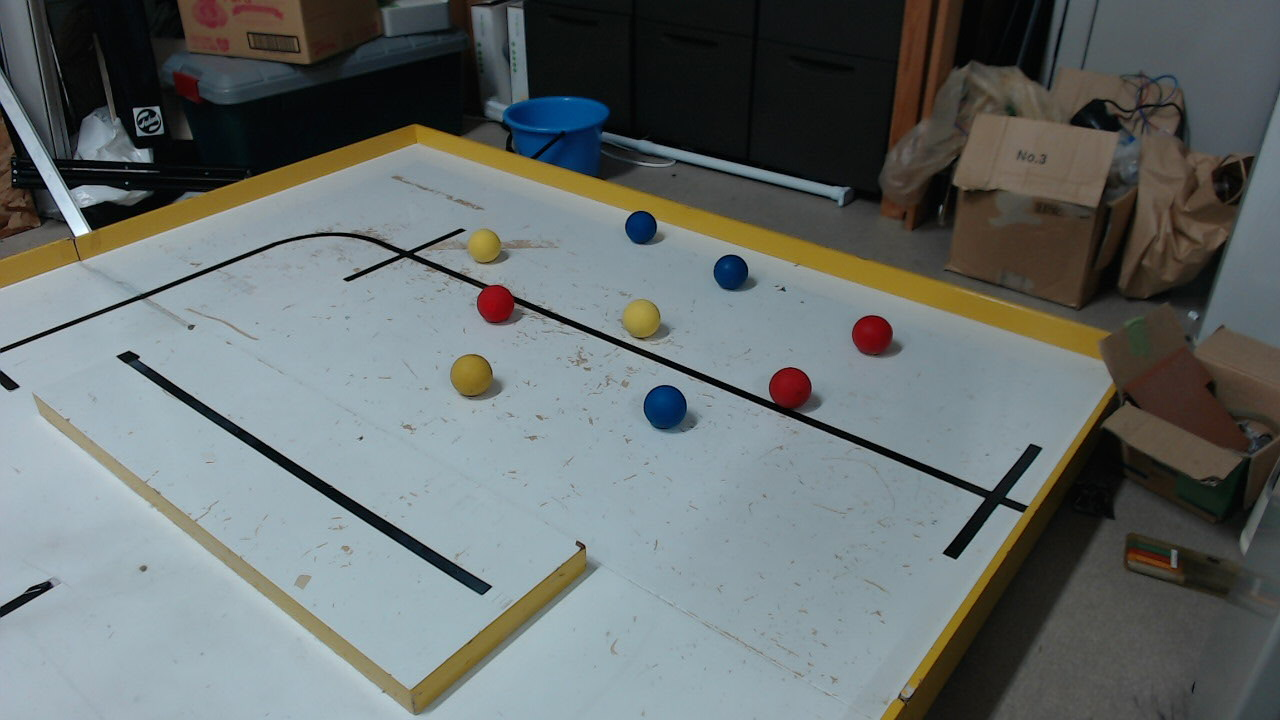
#> input picture ball_kyougidai.jpg, 1280 x 720 px, given in place of the camera
$ python web_test.py
#> lines starting #> are read from the running program, lines starting #| are printed output that depends on the picture; after the words box and inside, x2 and y2 are one past the last pixel; in counts of white or black regions, pixels touching at a corner belong together
import cv2
import numpy as np

def pick_up_blue_ball():
    cap = cv2.VideoCapture(0) #カメラの指定
    #取得した画像のサイズ変換
    cap.set(3, 640)
    cap.set(4, 480)

    #無限ループ
    while True:

        #画像読み込み
        ret,img = cap.read()
#> img is the input picture: shape (720, 1280, 3); mean B, G, R 109.6, 110.3, 103.6
        #画像のサイズを保管
        size = (640,480)
        #原画像保管
        cimg1 = img

        #原画像をhsvに変換
        hsv = cv2.cvtColor(img, cv2.COLOR_BGR2HSV)
#> hsv: shape (720, 1280, 3); mean H, S, V 77.3, 57.9, 117.9

        #下界を設定
        lower_red = np.array([160, 100, 100])

        #上界を設定
        upper_red = np.array([180, 255, 255])

        #マスク作成
        img_mask_red = cv2.inRange(hsv, lower_red, upper_red)
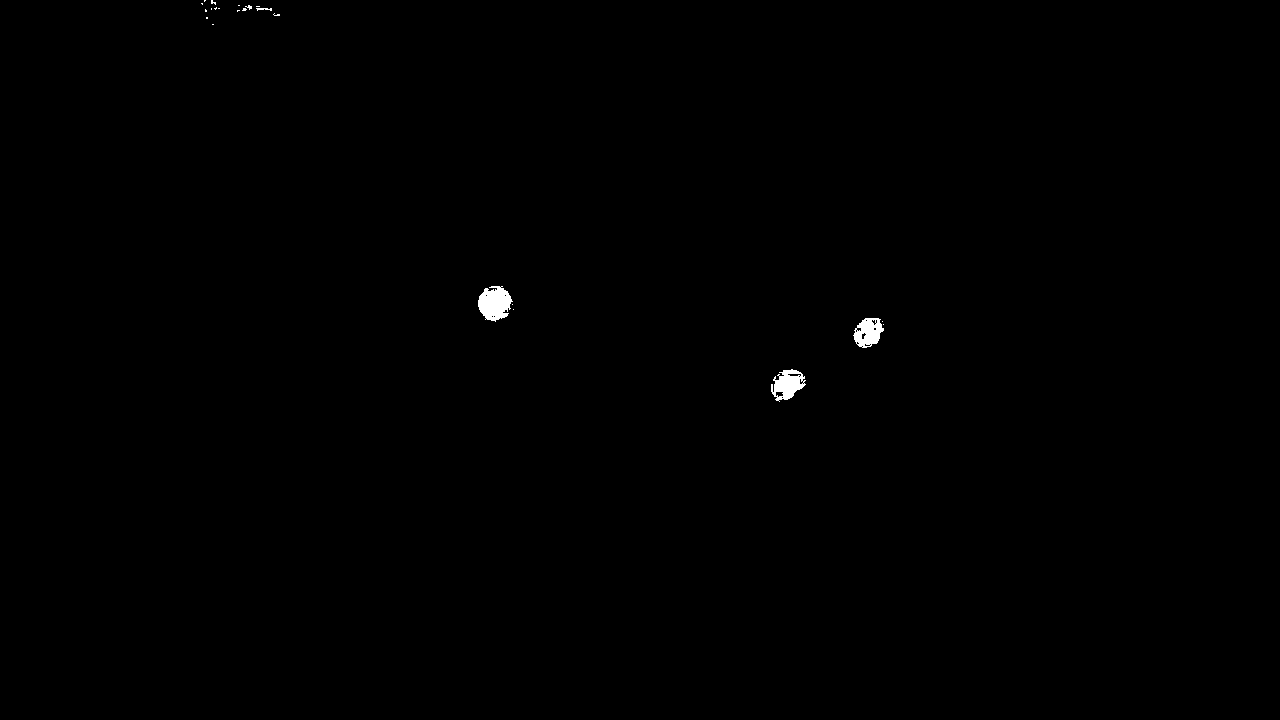
#> img_mask_red: shape (720, 1280); 0.25% white; 23 white regions (19 under 20 px), largest, box (x1, y1, x2, y2) and area: (478, 286, 513, 322) 874, (771, 369, 806, 402) 672, (853, 318, 884, 348) 611, (256, 8, 272, 11) 31

        #下界を設定
        lower_yellow = np.array([20, 80, 10])

        #上界を設定
        upper_yellow = np.array([50, 255, 255])

        #マスク作成
        img_mask_yellow = cv2.inRange(hsv, lower_yellow, upper_yellow)
#> img_mask_yellow: shape (720, 1280); 5.4% white; 704 white regions (624 under 20 px), largest, box (x1, y1, x2, y2) and area: (0, 122, 1113, 360) 27156, (881, 384, 1116, 720) 7670, (387, 548, 586, 712) 4773

        #下界を設定
        lower_blue = np.array([100, 100, 50])

        #上界を設定
        upper_blue = np.array([155, 255, 255])

        #マスク作成
        img_mask_blue = cv2.inRange(hsv, lower_blue, upper_blue)
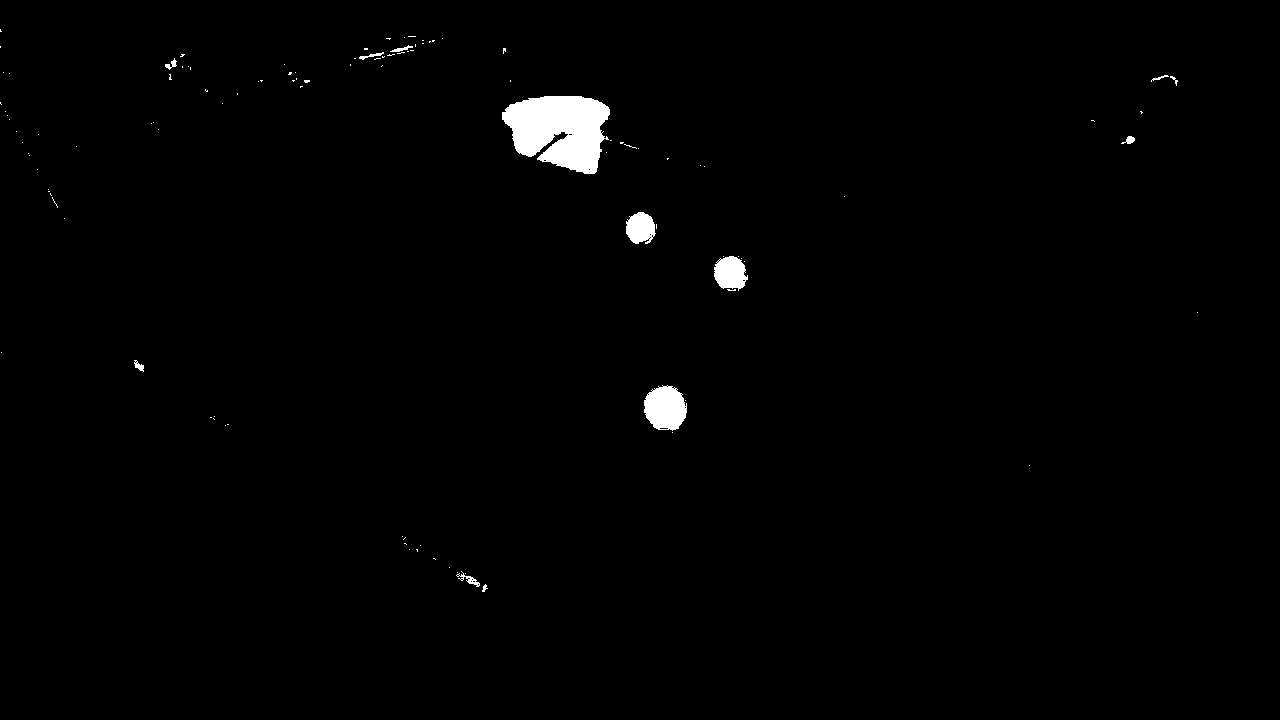
#> img_mask_blue: shape (720, 1280); 1.1% white; 111 white regions (98 under 20 px), largest, box (x1, y1, x2, y2) and area: (502, 96, 610, 174) 5969, (644, 385, 687, 431) 1494, (714, 256, 748, 291) 865

        all_mask = img_mask_red + img_mask_yellow + img_mask_blue
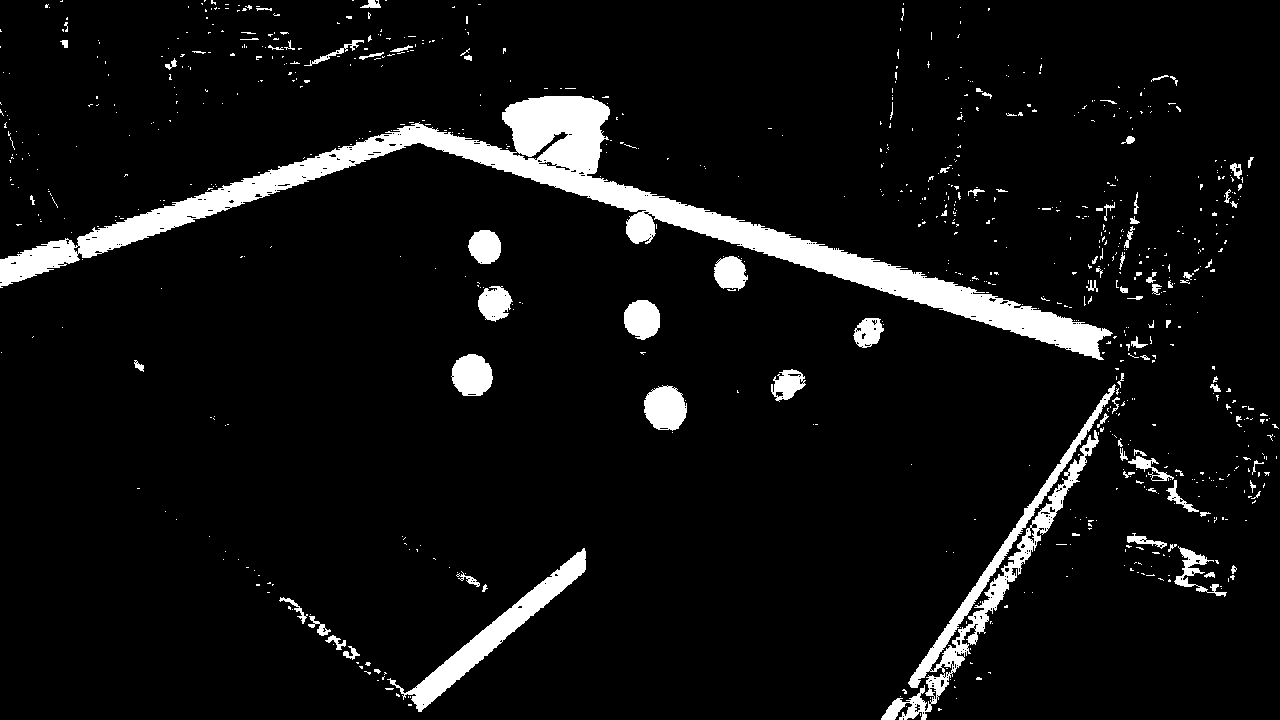
#> all_mask: shape (720, 1280); 6.8% white; 834 white regions (739 under 20 px), largest, box (x1, y1, x2, y2) and area: (0, 96, 1113, 360) 33853, (881, 384, 1116, 720) 7670, (387, 548, 586, 712) 4773

        #マスクと原画像の合成
        img_color_blue = cv2.bitwise_and(img, img, mask=all_mask)


        '''
        ここからハフ変換
        '''

        img = img[:,::-1] #ここでのimgは原画像
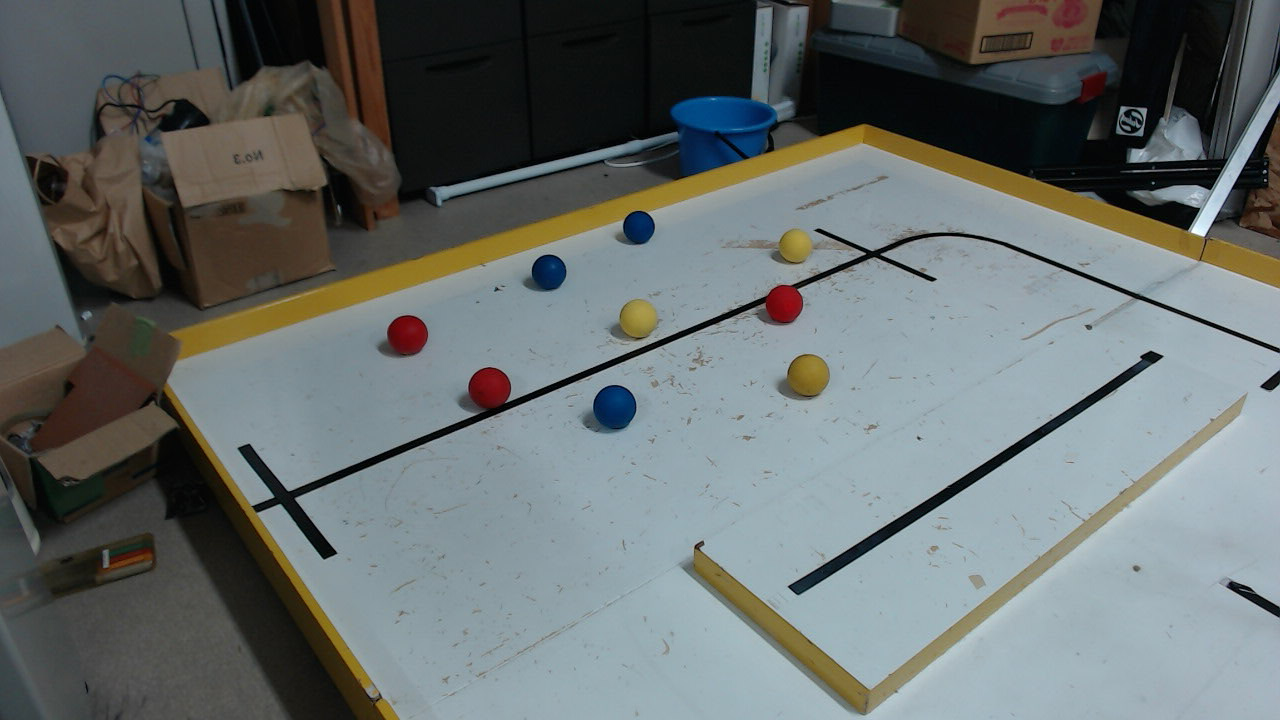
#> img: shape (720, 1280, 3); mean B, G, R 109.6, 110.3, 103.6

        '''
        現在の疑問点：個々で何をしているのか不明
        '''


        img_color_blue = cv2.resize(img_color_blue, size) #画像のリサイズ処理
#> img_color_blue: shape (480, 640, 3)

        img_color_blue = cv2.GaussianBlur(img_color_blue, (33,33), 1) #ガウシアンフィルタを掛けているらしい？cv.GaussianBlur(img, (ax,ay), sigma_x(0の場合自動で指定される))

        cimg2 = img_color_blue# ここで画像の保存


        img_color_blue = cv2.cvtColor(img_color_blue, cv2.COLOR_RGB2GRAY) #画像をグレースケール化（ノイズ等を抽出しやすくするため）
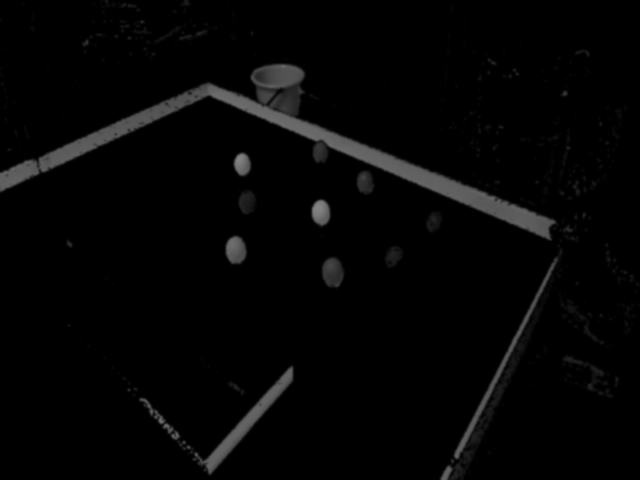
#> img_color_blue: shape (480, 640); min 0, max 132, mean 5

        circles = cv2.HoughCircles(img_color_blue,cv2.HOUGH_GRADIENT,1,20,param1=50,param2=30,minRadius=10,maxRadius=120)
#> circles = None
        if circles is not None:
            circles = np.uint16(np.around(circles))
            for i in circles[0,:]:
                #draw the outer circle
                cv2.circle(cimg1,(i[0],i[1]),i[2],(0,255,0),2)
                #draw the center of the circle
                cv2.circle(cimg1,(i[0],i[1]),2,(0,0,255),3)
        else:
            print("nothing")

        cv2.imshow('orizin',cimg1)
        cv2.imshow('blue',cimg2)
        k = cv2.waitKey(10)
#> (key Esc is pressed here)
        if k == 27:
            break

    cap.release()
    cv2.destroyAllWindows()

if __name__ == "__main__":
    pick_up_blue_ball()
